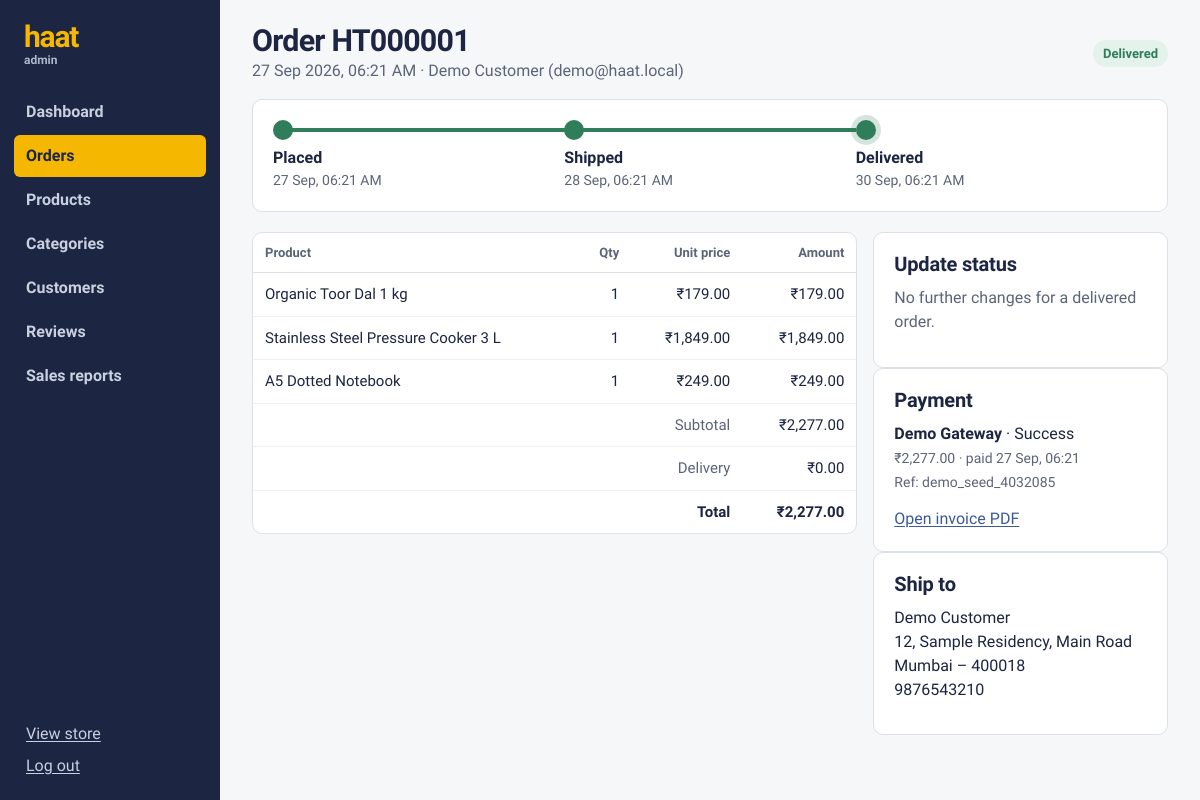
Page /admin/orders/1 (signed in) on the committed database.
### models.py (models this page shows, shortened)
class Order(db.Model):
    __tablename__ = "orders"
    STATUSES = ["Pending Payment", "Placed", "Shipped", "Delivered", "Cancelled"]
    order_id = db.Column(db.Integer, primary_key=True)
    user_id = db.Column(db.Integer, db.ForeignKey("users.user_id"), nullable=False)
    order_date = db.Column(db.DateTime, default=now, index=True)
    status = db.Column(db.String(20), nullable=False, default="Pending Payment")
    total_amount = db.Column(db.Numeric(10, 2), nullable=False)
    subtotal = db.Column(db.Numeric(10, 2), nullable=False)
    shipping_fee = db.Column(db.Numeric(10, 2), nullable=False, default=0)
    payment_method = db.Column(db.String(30), nullable=False)   # Online | COD
    ship_name = db.Column(db.String(100), nullable=False)
    ship_phone = db.Column(db.String(15), nullable=False)
    ship_address = db.Column(db.String(255), nullable=False)
    ship_city = db.Column(db.String(60), nullable=False)
    ship_pincode = db.Column(db.String(10), nullable=False)
    shipped_at = db.Column(db.DateTime)
    delivered_at = db.Column(db.DateTime)
    cancelled_at = db.Column(db.DateTime)
    items = db.relationship("OrderItem", backref="order", cascade="all, delete-orphan")
    payments = db.relationship("Payment", backref="order", cascade="all, delete-orphan",
                               order_by="Payment.payment_id")
    @property
    def number(self):
        return f"HT{self.order_id:06d}"

class User(UserMixin, db.Model):
    __tablename__ = "users"
    user_id = db.Column(db.Integer, primary_key=True)
    name = db.Column(db.String(100), nullable=False)
    email = db.Column(db.String(100), unique=True, nullable=False, index=True)
    password = db.Column(db.String(255), nullable=False)
    phone = db.Column(db.String(15))
    role = db.Column(db.String(15), nullable=False, default="customer")   # customer | admin
    status = db.Column(db.String(20), nullable=False, default="active")   # active | blocked
    created_at = db.Column(db.DateTime, default=now)
    orders = db.relationship("Order", backref="user", lazy="dynamic")
    @property
    def is_admin(self):
        return self.role == "admin"
    @property
    def is_active(self):
        return self.status == "active"

class OrderItem(db.Model):
    __tablename__ = "order_items"
    item_id = db.Column(db.Integer, primary_key=True)
    order_id = db.Column(db.Integer, db.ForeignKey("orders.order_id"), nullable=False)
    product_id = db.Column(db.Integer, db.ForeignKey("products.product_id"), nullable=False)
    quantity = db.Column(db.Integer, nullable=False)
    unit_price = db.Column(db.Numeric(10, 2), nullable=False)
    product = db.relationship("Product")
    @property
    def line_total(self):
        return self.unit_price * self.quantity

class Product(db.Model):
    __tablename__ = "products"
    product_id = db.Column(db.Integer, primary_key=True)
    name = db.Column(db.String(150), nullable=False)
    description = db.Column(db.Text)
    price = db.Column(db.Numeric(10, 2), nullable=False)
    stock = db.Column(db.Integer, nullable=False, default=0)
    category_id = db.Column(db.Integer, db.ForeignKey("categories.category_id"), nullable=False)
    image = db.Column(db.String(255))                      # file name in static/uploads
    is_active = db.Column(db.Boolean, nullable=False, default=True)
    created_at = db.Column(db.DateTime, default=now)
    reviews = db.relationship("Review", backref="product", lazy="dynamic",
                              cascade="all, delete-orphan")

class Payment(db.Model):
    __tablename__ = "payments"
    payment_id = db.Column(db.Integer, primary_key=True)
    order_id = db.Column(db.Integer, db.ForeignKey("orders.order_id"), nullable=False)
    amount = db.Column(db.Numeric(10, 2), nullable=False)
    method = db.Column(db.String(30), nullable=False)          # Razorpay | Demo | COD
    status = db.Column(db.String(20), nullable=False, default="Created")
    gateway_order_id = db.Column(db.String(64))
    gateway_payment_id = db.Column(db.String(64))
    created_at = db.Column(db.DateTime, default=now)
    paid_at = db.Column(db.DateTime)

### modules/admin.py (the view, shortened to what this page needs)
@bp.route("/orders/<int:order_id>", methods=["GET", "POST"])
def order_detail(order_id):
    order = db.get_or_404(Order, order_id)
    return render_template("admin/order_detail.html", order=order)

### app.py (called while the page is built)
@login_manager.user_loader
def load_user(user_id):
    user = db.session.get(User, int(user_id))
    return user if user and user.is_active else None

def _csrf_token():
    if "_csrf" not in session:
        session["_csrf"] = secrets.token_hex(16)
    return session["_csrf"]

def _register_middleware(app):
    @app.before_request
    def csrf_protect():
        if request.method == "POST" and app.config.get("CSRF_ENABLED", True):
            token = request.form.get("csrf_token") or request.headers.get("X-CSRF-Token")
            if not token or token != session.get("_csrf"):
                app.logger.warning("CSRF check failed on %s", request.path)
                abort(400, description="Your session expired. Reload the page and try again.")
    @app.after_request
    def log_request(response):
        if not request.path.startswith("/static"):
            app.logger.debug("%s %s -> %s", request.method, request.path, response.status_code)
        return response

def _register_template_helpers(app):
    app.jinja_env.globals.update(csrf_token=_csrf_token, page_url=page_url, tile_colour=tile_colour)
    app.jinja_env.filters["money"] = money
    @app.context_processor
    def inject_globals():
        cart_count, wish_ids = 0, set()
        if current_user.is_authenticated:
            cart_count = (db.session.query(db.func.coalesce(db.func.sum(CartItem.quantity), 0))
                          .filter(CartItem.user_id == current_user.user_id).scalar())
            wish_ids = {w.product_id for w in
                        WishlistItem.query.filter_by(user_id=current_user.user_id)}
        return {
            "store_name": app.config["STORE_NAME"],
            "nav_categories": Category.query.order_by(Category.category_name).all(),
            "cart_count": cart_count,
            "wish_ids": wish_ids,
        }

### modules/admin.py (called while the page is built)
@bp.before_request
@admin_required
def guard():
    return None

### utils/helpers.py (called while the page is built)
def _indian_grouping(whole: str) -> str:
    if len(whole) <= 3:
        return whole
    last3, rest = whole[-3:], whole[:-3]
    groups = []
    while len(rest) > 2:
        groups.insert(0, rest[-2:])
        rest = rest[:-2]
    if rest:
        groups.insert(0, rest)
    return ",".join(groups + [last3])

def money(value, symbol="₹"):
    d = Decimal(str(value or 0)).quantize(Decimal("0.01"))
    sign = "-" if d < 0 else ""
    whole, frac = f"{abs(d):.2f}".split(".")
    return f"{sign}{symbol}{_indian_grouping(whole)}.{frac}"

### templates/admin/order_detail.html (shortened to what this page needs)
{% extends "admin/layout.html" %}
{% import "partials/macros.html" as m with context %}
{% block admin %}
<div class="admin-head">
  <div><h1>Order {{ order.number }}</h1>
    <span class="muted">{{ order.order_date.strftime('%d %b %Y, %I:%M %p') }} · {{ order.user.name }} ({{ order.user.email }})</span></div>
  {{ m.status(order.status) }}
</div>
{% include "partials/timeline.html" %}
<div class="admin-grid">
  <div class="panel flush span-2">
    <table class="table">
      <thead><tr><th>Product</th><th class="num">Qty</th><th class="num">Unit price</th><th class="num">Amount</th></tr></thead>
      <tbody>
      {% for it in order.items %}
        <tr><td>{{ it.product.name }}</td><td class="num">{{ it.quantity }}</td><td class="num">{{ it.unit_price|money }}</td><td class="num">{{ it.line_total|money }}</td></tr>
      {% endfor %}
      <tr><td colspan="3" class="num muted">Subtotal</td><td class="num">{{ order.subtotal|money }}</td></tr>
      <tr><td colspan="3" class="num muted">Delivery</td><td class="num">{{ order.shipping_fee|money }}</td></tr>
      <tr><td colspan="3" class="num"><b>Total</b></td><td class="num"><b>{{ order.total_amount|money }}</b></td></tr>
      </tbody>
    </table>
  </div>
  <div>
    <div class="panel">
      <h2>Update status</h2>
      {% set nxt = {'Placed': ['Shipped', 'Cancelled'], 'Shipped': ['Delivered']}.get(order.status, []) %}
      {% if nxt %}
        {% for s in nxt %}
        <form method="post" {% if s == 'Cancelled' %}data-confirm="Cancel this order and restock its items?"{% endif %}>
          {{ m.csrf() }}<input type="hidden" name="status" value="{{ s }}">
          <button class="btn btn-block {{ 'btn-ghost danger' if s == 'Cancelled' else 'btn-primary' }}" type="submit">{{ 'Cancel order' if s == 'Cancelled' else 'Mark as ' ~ s }}</button>
        </form>
        {% endfor %}
      {% else %}
        <p class="muted">{{ 'Waiting for the customer to pay.' if order.status == 'Pending Payment' else 'No further changes for a ' ~ order.status|lower ~ ' order.' }}</p>
      {% endif %}
    </div>
    <div class="panel">
      <h2>Payment</h2>
      {% for p in order.payments %}
        <p><b>{{ p.method }}</b> · {{ p.status }}<br><span class="muted small">{{ p.amount|money }}{% if p.paid_at %} · paid {{ p.paid_at.strftime('%d %b, %H:%M') }}{% endif %}{% if p.gateway_payment_id %}<br>Ref: {{ p.gateway_payment_id }}{% endif %}</span></p>
      {% endfor %}
      {% if order.status != 'Pending Payment' %}<a href="{{ url_for('payment.invoice', order_id=order.order_id) }}" target="_blank">Open invoice PDF</a>{% endif %}
    </div>
    <div class="panel">
      <h2>Ship to</h2>
      <p>{{ order.ship_name }}<br>{{ order.ship_address }}<br>{{ order.ship_city }} – {{ order.ship_pincode }}<br>{{ order.ship_phone }}</p>
    </div>
  </div>
</div>
{% endblock %}

### templates/partials/macros.html (shortened to what this page needs)
{% macro status(s) -%}
<span class="status status-{{ s|lower|replace(' ', '-') }}">{{ s }}</span>
{%- endmacro %}

### templates/partials/timeline.html
{% set steps = [('Placed', order.order_date if order.status != 'Pending Payment' else none),
                ('Shipped', order.shipped_at), ('Delivered', order.delivered_at)] %}
{% set reached = {'Pending Payment': 0, 'Placed': 1, 'Shipped': 2, 'Delivered': 3, 'Cancelled': 0}[order.status] %}
{% if order.status == 'Cancelled' %}
  <div class="track cancelled"><p><b>Cancelled</b> on {{ order.cancelled_at.strftime('%d %b %Y, %I:%M %p') if order.cancelled_at else '' }}</p></div>
{% elif order.status == 'Pending Payment' %}
  <div class="track pending"><p><b>Waiting for payment.</b> Your order is placed once the payment goes through.</p></div>
{% else %}
<ol class="track">
  {% for name, when in steps %}
  <li class="{{ 'done' if loop.index <= reached }}{{ ' now' if loop.index == reached }}">
    <span class="dot" aria-hidden="true"></span>
    <b>{{ name }}</b>
    <span class="small muted">{{ when.strftime('%d %b, %I:%M %p') if when else 'Pending' }}</span>
  </li>
  {% endfor %}
</ol>
{% endif %}

### static/css/style.css (style rules this page uses)
:root { --ink: #1C2541; --ink-2: #2B375E; --marigold: #F5B700; --marigold-2: #FFD24D; --paper: #F6F7F9; --white: #FFFFFF; --line: #DCE0E8; --muted: #5B6478; --leaf: #2F7D5B; --rose: #B8323F; --sky: #3D5A98; --display: "Bricolage Grotesque", "Segoe UI", system-ui, sans-serif; --body: "Source Sans 3", "Segoe UI", system-ui, -apple-system, sans-serif; --r-sm: 6px; --r: 10px; --r-lg: 18px; }
*, *::before, *::after { box-sizing: border-box; }
html { -webkit-text-size-adjust: 100%; }
body { margin: 0; font: 400 16px/1.5 var(--body); color: var(--ink); background: var(--paper); }
a { color: var(--sky); text-underline-offset: 2px; }
h1, h2, h3, h4 { font-family: var(--display); line-height: 1.15; margin: 0 0 .5em; letter-spacing: -.01em; }
h2 { font-size: 1.25rem; }
p { margin: 0 0 .8em; }
.muted { color: var(--muted); }
.small { font-size: .875rem; }
.status { display: inline-block; padding: 4px 10px; border-radius: 20px; font-size: 13px; font-weight: 700; white-space: nowrap; background: #E8EBF2; }
.status-delivered { background: #E3F2EA; color: var(--leaf); }
.panel { background: var(--white); border: 1px solid var(--line); border-radius: var(--r); padding: 20px; margin-bottom: 16px; }
.panel.flush { padding: 0; overflow-x: auto; }
.track { list-style: none; display: grid; grid-template-columns: repeat(3, 1fr); padding: 20px; margin: 8px 0 20px; background: var(--white); border: 1px solid var(--line); border-radius: var(--r); }
.track li { position: relative; display: flex; flex-direction: column; padding-top: 26px; }
.track li::before { content: ""; position: absolute; top: 8px; left: 0; right: 0; height: 4px; background: #E8EBF2; }
.track li:first-child::before { left: 9px; }
.track li:last-child::before { right: auto; width: 9px; }
.track li.done:not(.now)::before { background: var(--leaf); }
.track .dot { position: absolute; top: 0; left: 0; width: 20px; height: 20px; border-radius: 50%; background: var(--white); border: 4px solid #CDD2DC; z-index: 1; }
.track li.done .dot { border-color: var(--leaf); background: var(--leaf); }
.track li.now .dot { box-shadow: 0 0 0 5px rgba(47,125,91,.2); }
.admin-head { display: flex; justify-content: space-between; align-items: center; gap: 16px; margin-bottom: 16px; flex-wrap: wrap; }
.admin-head h1 { font-size: 1.9rem; font-weight: 800; letter-spacing: -.025em; margin: 0; }
.admin-grid { display: grid; grid-template-columns: repeat(3, minmax(0, 1fr)); gap: 16px; align-items: start; }
.admin-grid .panel { margin: 0; }
.span-2 { grid-column: span 2; }
.table { width: 100%; border-collapse: collapse; font-size: 15px; }
.table th { text-align: left; font-size: 13px; color: var(--muted); font-weight: 700; padding: 10px 12px; border-bottom: 1px solid var(--line); white-space: nowrap; }
.table td { padding: 10px 12px; border-bottom: 1px solid #EDF0F4; vertical-align: middle; }
.table tr:last-child td { border-bottom: 0; }
.table .num { text-align: right; }

### rows in the picture
Order: number "HT000001", order_date "27 Sep 2026, 06:21 AM", status "Delivered", order_date "27 Sep, 06:21 AM" "28 Sep, 06:21 AM" "30 Sep, 06:21 AM", subtotal "₹2,277.00", shipping_fee "₹0.00", total_amount "₹2,277.00", status "No further changes for a delivered order.", ship_name "Demo Customer", ship_address "12, Sample Residency, Main Road", ship_city "Mumbai", ship_pincode "400018", ship_phone "9876543210"
User: user.name "Demo Customer", user.email "demo@haat.local"
OrderItem: product.name "Organic Toor Dal 1 kg", quantity "1", unit_price "₹179.00", line_total "₹179.00"
OrderItem: product.name "Stainless Steel Pressure Cooker 3 L", quantity "1", unit_price "₹1,849.00", line_total "₹1,849.00"
OrderItem: product.name "A5 Dotted Notebook", quantity "1", unit_price "₹249.00", line_total "₹249.00"
Payment: method "Demo Gateway", status "Success", amount "₹2,277.00", paid_at "27 Sep, 06:21", gateway_payment_id "demo_seed_4032085"

### other values in the picture
{{ store_name|lower }} "haat"
{{ name }} "Placed" "Shipped" "Delivered"
